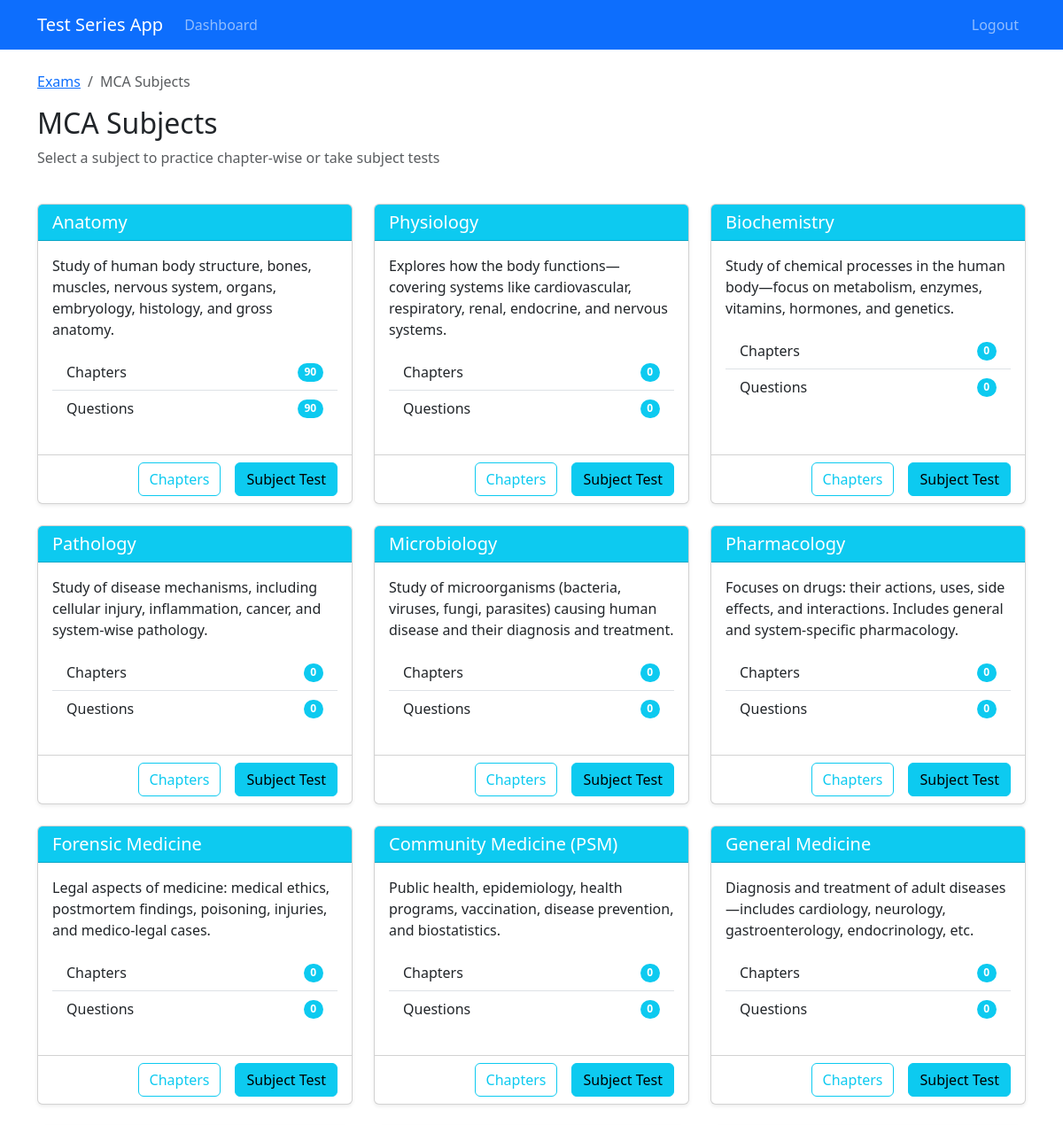
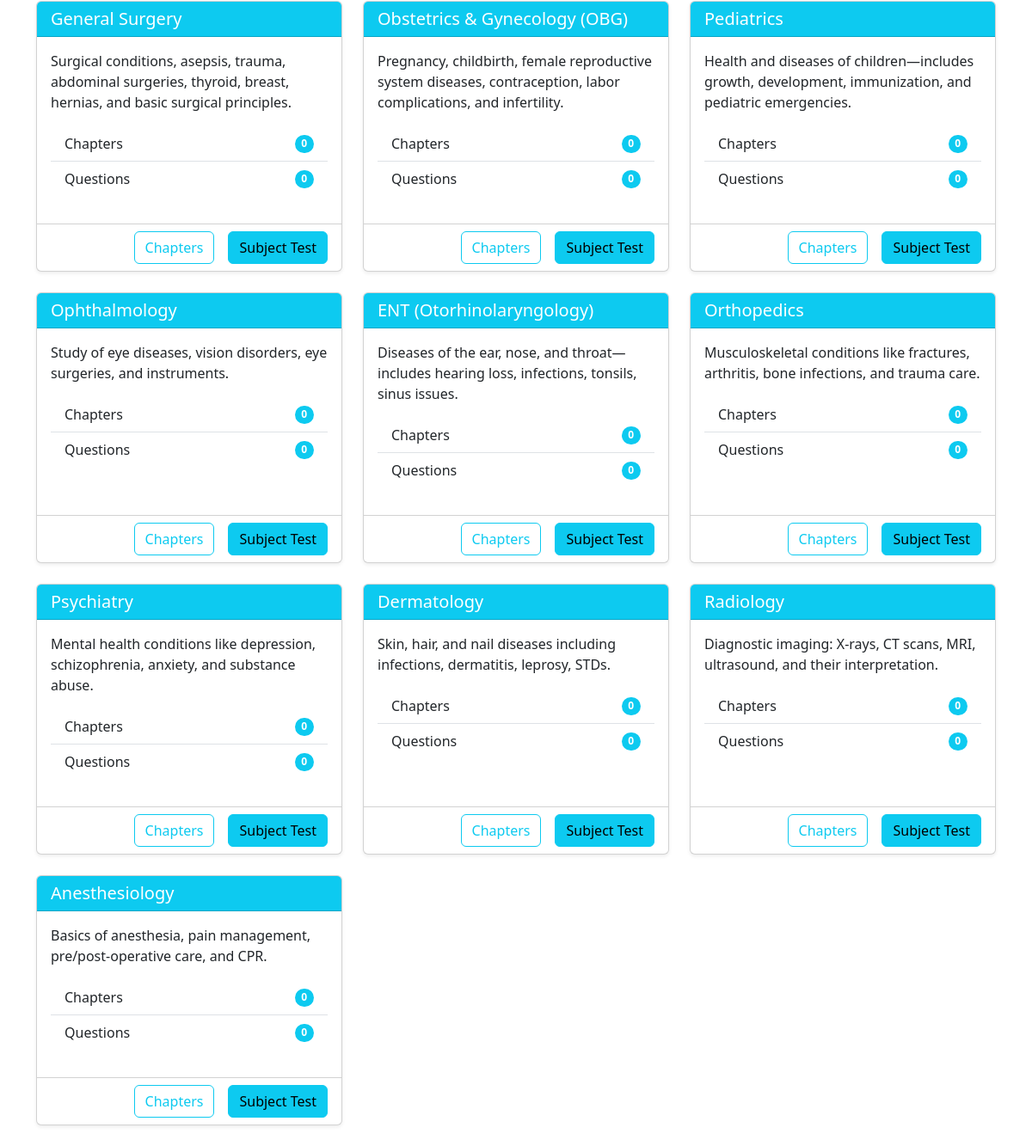
Screenshot of /exams/subjects/1/ (signed in) with the database file from the repository (2 pictures, top to bottom).
### exams/models.py (models this page shows, shortened)
class ExamType(models.Model):
    name = models.CharField(max_length=100)
    description = models.TextField(blank=True, null=True)
    created_at = models.DateTimeField(auto_now_add=True)
    updated_at = models.DateTimeField(auto_now=True)

class Subject(models.Model):
    exam_type = models.ForeignKey(ExamType, on_delete=models.CASCADE)
    name = models.CharField(max_length=100)
    description = models.TextField(blank=True, null=True)
    created_at = models.DateTimeField(auto_now_add=True)
    updated_at = models.DateTimeField(auto_now=True)

### exams/views.py (the view)
# urls.py: path('subjects/<int:exam_type_id>/', views.subjects, name='subjects'),
@login_required
def subjects(request, exam_type_id):
    exam_type = get_object_or_404(ExamType, pk=exam_type_id)
    subjects = Subject.objects.filter(exam_type=exam_type).annotate(
        chapter_count=Count('chapter'),
        question_count=Count('question')
    )
    return render(request, 'exams/subjects.html', {
        'exam_type': exam_type,
        'subjects': subjects
    })

### templates/exams/subjects.html (shortened to what this page needs)
{% extends 'base.html' %}
{% block content %}
<div class="row mb-4">
    <div class="col">
        <nav aria-label="breadcrumb">
            <ol class="breadcrumb">
                <li class="breadcrumb-item"><a href="{% url 'exam_types' %}">Exams</a></li>
                <li class="breadcrumb-item active" aria-current="page">{{ exam_type.name }} Subjects</li>
            </ol>
        </nav>
        <h2>{{ exam_type.name }} Subjects</h2>
        <p class="text-muted">Select a subject to practice chapter-wise or take subject tests</p>
    </div>
</div>
<div class="row row-cols-1 row-cols-md-2 row-cols-lg-3 g-4">
    {% for subject in subjects %}
    <div class="col">
        <div class="card h-100 shadow-sm">
            <div class="card-header bg-info text-white">
                <h5 class="card-title mb-0">{{ subject.name }}</h5>
            </div>
            <div class="card-body">
                <p class="card-text">{{ subject.description }}</p>
                <ul class="list-group list-group-flush mb-3">
                    <li class="list-group-item d-flex justify-content-between align-items-center">
                        Chapters
                        <span class="badge bg-info rounded-pill">{{ subject.chapter_count }}</span>
                    </li>
                    <li class="list-group-item d-flex justify-content-between align-items-center">
                        Questions
                        <span class="badge bg-info rounded-pill">{{ subject.question_count }}</span>
                    </li>
                </ul>
            </div>
            <div class="card-footer bg-transparent">
                <div class="d-grid gap-2 d-md-flex justify-content-md-end">
                    <a href="{% url 'chapters' subject.id %}" class="btn btn-outline-info me-md-2">Chapters</a>
                    <a href="{% url 'start_subject_test' subject.id %}" class="btn btn-info">Subject Test</a>
                </div>
            </div>
        </div>
    </div>
    {% empty %}
    <div class="col">
        <div class="alert alert-info">No subjects available for this exam type.</div>
    </div>
    {% endfor %}
</div>
{% endblock %}

### rows the page displays
ExamType: name "MCA"
Subject: name "Anatomy", description "Study of human body structure, bones, muscles, nervous system, organs, embryology, histology, and gross anatomy.", chapter_count "90", question_count "90"
Subject: name "Physiology", description "Explores how the body functions—covering systems like cardiovascular, respiratory, renal, endocrine, and nervous systems.", chapter_count "0", question_count "0"
Subject: name "Biochemistry", description "Study of chemical processes in the human body—focus on metabolism, enzymes, vitamins, hormones, and genetics.", chapter_count "0", question_count "0"
Subject: name "Pathology", description "Study of disease mechanisms, including cellular injury, inflammation, cancer, and system-wise pathology.", chapter_count "0", question_count "0"
Subject: name "Microbiology", description "Study of microorganisms (bacteria, viruses, fungi, parasites) causing human disease and their diagnosis and treatment.", chapter_count "0", question_count "0"
Subject: name "Pharmacology", description "Focuses on drugs: their actions, uses, side effects, and interactions. Includes general and system-specific pharmacology.", chapter_count "0", question_count "0"
Subject: name "Forensic Medicine", description "Legal aspects of medicine: medical ethics, postmortem findings, poisoning, injuries, and medico-legal cases.", chapter_count "0", question_count "0"
Subject: name "Community Medicine (PSM)", description "Public health, epidemiology, health programs, vaccination, disease prevention, and biostatistics.", chapter_count "0", question_count "0"
Subject: name "General Medicine", description "Diagnosis and treatment of adult diseases—includes cardiology, neurology, gastroenterology, endocrinology, etc.", chapter_count "0", question_count "0"
Subject: name "General Surgery", description "Surgical conditions, asepsis, trauma, abdominal surgeries, thyroid, breast, hernias, and basic surgical principles.", chapter_count "0", question_count "0"
Subject: name "Obstetrics & Gynecology (OBG)", description "Pregnancy, childbirth, female reproductive system diseases, contraception, labor complications, and infertility.", chapter_count "0", question_count "0"
Subject: name "Pediatrics", description "Health and diseases of children—includes growth, development, immunization, and pediatric emergencies.", chapter_count "0", question_count "0"
Subject: name "Ophthalmology", description "Study of eye diseases, vision disorders, eye surgeries, and instruments.", chapter_count "0", question_count "0"
Subject: name "ENT (Otorhinolaryngology)", description "Diseases of the ear, nose, and throat—includes hearing loss, infections, tonsils, sinus issues.", chapter_count "0", question_count "0"
Subject: name "Orthopedics", description "Musculoskeletal conditions like fractures, arthritis, bone infections, and trauma care.", chapter_count "0", question_count "0"
Subject: name "Psychiatry", description "Mental health conditions like depression, schizophrenia, anxiety, and substance abuse.", chapter_count "0", question_count "0"
Subject: name "Dermatology", description "Skin, hair, and nail diseases including infections, dermatitis, leprosy, STDs.", chapter_count "0", question_count "0"
Subject: name "Radiology", description "Diagnostic imaging: X-rays, CT scans, MRI, ultrasound, and their interpretation.", chapter_count "0", question_count "0"
Subject: name "Anesthesiology", description "Basics of anesthesia, pain management, pre/post-operative care, and CPR.", chapter_count "0", question_count "0"
